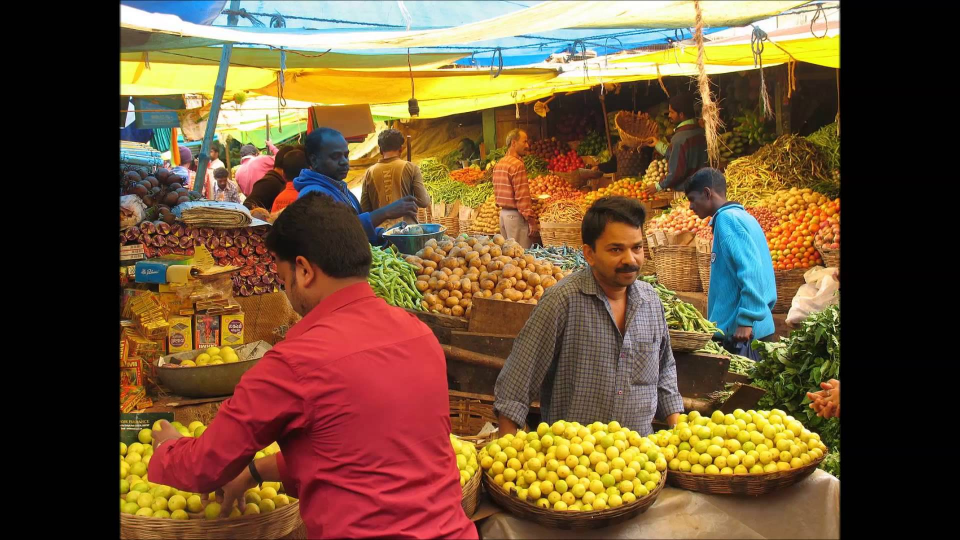
#> input picture images/dogs/maxresdefault.jpg, 1920 x 1080 px, found by its file name (shown at 1/2 size)
$ jupyter execute Tutorials-2.ipynb
#> lines starting #> are read from the running program, lines starting #| are printed output that depends on the picture
# Tutorials-2

__contents__:
<ol>
    <li>Draw shapes and text on an image</li>
</ol>

[cell 1]
import cv2
import numpy as np
import matplotlib.pyplot as plt

The operations such as Object Detection, Object Localization involves drawing bounding boxes around the object.Even Polygons can be used for this operation.<br>
Operations such as Pose detection involves drawing lines on the structure of the body.<br>
To draw circles, boxes ,lines, polygons we make use of opencv.<br>
<br>
<br>cv2.line(img, pt1, pt2, color[, thickness[, lineType[, shift]]])
<br>cv2.rectangle(img, pt1, pt2, color[, thickness[, lineType[, shift]]])
<br>cv2.circle(img, center, radius, color[, thickness[, lineType[, shift]]])
<br>cv2.clipLine(imgRect, pt1, pt2)
<br>cv2.ellipse(img, center, axes, angle, startAngle, endAngle, color[, thickness[, lineType[, shift]]])
<br>cv2.ellipse2Poly(center, axes, angle, arcStart, arcEnd, delta)
<br>cv.FillConvexPoly(img, pn, color, lineType=8, shift=0)
<br>cv2.fillPoly(img, pts, color[, lineType[, shift[, offset]]])
<br>cv2.polylines(img, pts, isClosed, color[, thickness[, lineType[, shift]]])
<br>cv2.putText(img, text, org, fontFace, fontScale, color[, thickness[, lineType[, bottomLeftOrigin]]])
<br>
<br>
Please refer the document for more details:
https://docs.opencv.org/2.4/modules/core/doc/drawing_functions.html

[cell 2]
## Lets draw a bounding box aroung the face of a man in the image

[cell 3]
image = cv2.imread('B:/Study/OpenCV/images/dogs/maxresdefault.jpg')
#> image is the input picture: shape (1080, 1920, 3); mean B, G, R 54.3, 84.7, 111.5

[cell 4]
image.shape
#> Out = (1080, 1920, 3)

[cell 5]
new_image = cv2.rectangle(image,(1170,400),(1320,600),(255,0,0),5)

[cell 6]
font = cv2.FONT_HERSHEY_SIMPLEX
new_image = cv2.putText(new_image,'MAN',(1170,350), font, 2,(255,0,255),2,cv2.LINE_AA)
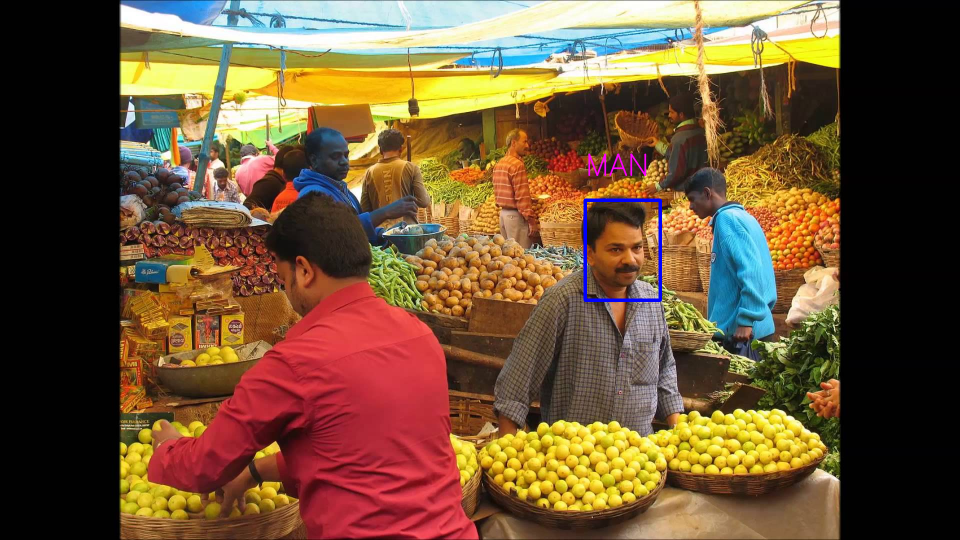
#> new_image: shape (1080, 1920, 3) (shown at 1/2 size); mean B, G, R 54.9, 84.4, 111.3
